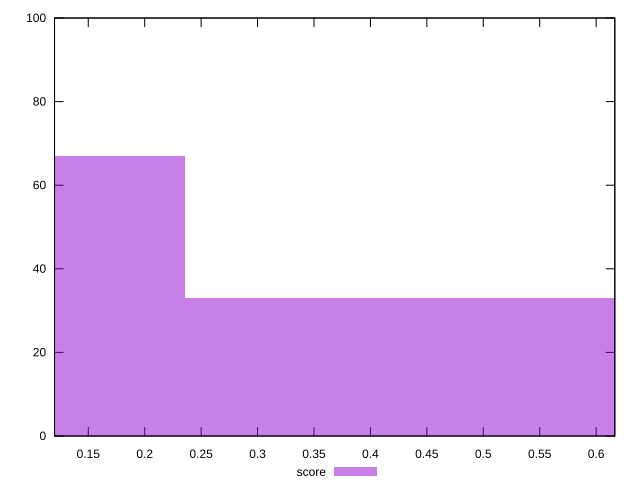

Source code (gnuplot):
reset

$score <<EOF
0.4714715132710233 33
0 67
EOF

set key outside below
set boxwidth 0.4714715132710233
set xrange [0.12011090399475044:0.616559429273424]
set yrange [0:100]
set trange [0:100]
set style fill transparent solid 0.5 noborder
set terminal svg size 640, 490 enhanced background rgb 'white'
set output "reprap/cumulative-layout-shift/samples/pages/score/histogram.svg"

plot $score title "score" with boxes

reset
